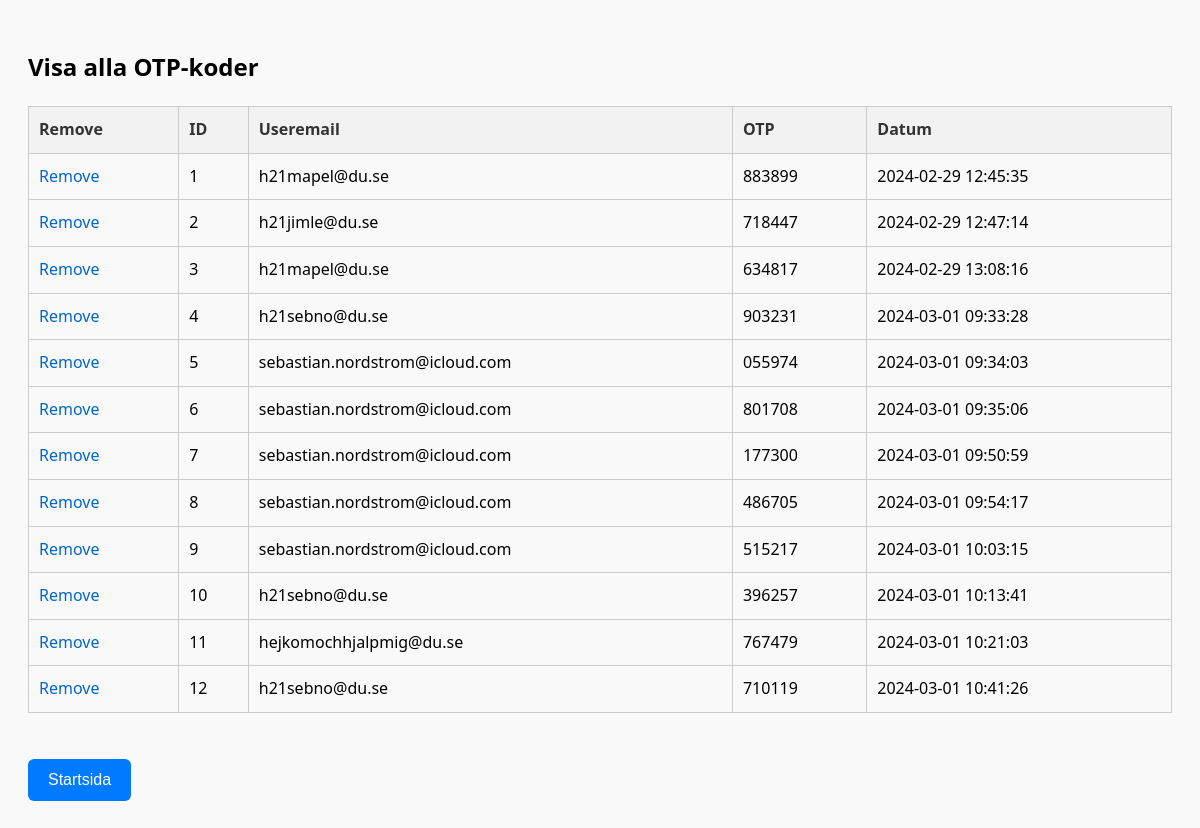
Page /PHP/visaOTP.php on the earlier database version.
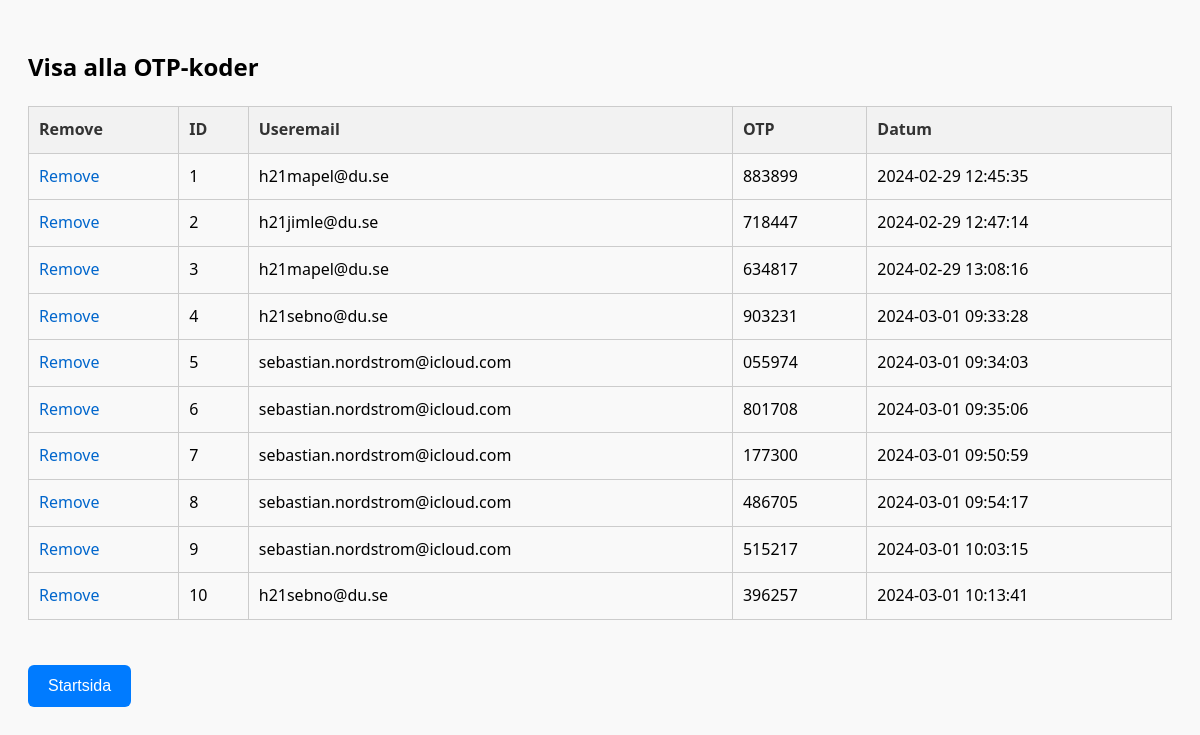
Same page on the later database version.
### tables this page shows
CREATE TABLE otp_table (
    id INTEGER PRIMARY KEY AUTOINCREMENT,
    user_email VARCHAR(255) NOT NULL,
    otp VARCHAR(6) NOT NULL,
    created_at DATETIME DEFAULT CURRENT_TIMESTAMP
);

### PHP/visaOTP.php (the view, shortened to what this page needs)
<!DOCTYPE html>
<html lang="sv">
<head>
    <link rel="stylesheet" type="text/css" href="../CSS/sok.css">
</head>
<body>
    <h2>Visa alla OTP-koder</h2>
    <?php
    $dbh = new PDO('sqlite:../anpassarna.db');
    $sql = "SELECT * FROM otp_table";
    $stmt = $dbh->query($sql);
    $koder = $stmt->fetchAll(PDO::FETCH_ASSOC);
    if ($koder) {
        echo "<table border='1'>";
        echo "
            <tr>
                <th>Remove</th>
                <th>ID</th>
                <th>Useremail</th>
                <th>OTP</th>
                <th>Datum</th>
            </tr>";
        foreach ($koder as $row) {
            echo "<tr>";
            echo "<td><a href='removeOTP.php?id=".$row['id']."'>Remove</a></td>";
            echo "<td>".$row['id']."</td>";
            echo "<td>".$row['user_email']."</td>";
            echo "<td>".$row['otp']."</td>";
            echo "<td>".$row['created_at']."</td>";
            echo "</tr>";
        }
        echo "</table>";
    } else {
        echo "Inga OTP-koder hittades.";
    }
    ?>
    <br>
    <button onclick="window.location.href='../admin.html';">Startsida</button>
</body>
</html>

### CSS/sok.css (style rules this page uses)
body { font-family: 'Segoe UI', Tahoma, Geneva, Verdana, sans-serif; padding: 20px; background-color: #f9f9f9; line-height: 1.6; }
table { width: 100%; border-collapse: collapse; margin: 20px 0; }
table, th, td { border: 1px solid #ccc; }
th, td { padding: 10px; text-align: left; }
th { background-color: #f2f2f2; color: #333; }
tr:nth-child(even) { background-color: #f9f9f9; }
a { color: #06c; text-decoration: none; }
button { background-color: #007bff; color: white; padding: 12px 20px; border: none; border-radius: 6px; cursor: pointer; font-size: 16px; transition: background-color 0.3s; margin-bottom: 0.2rem; }

Differences in the rows shown:
removed otp_table: id "11", user_email "hejkomochhjalpmig@du.se", otp "767479", created_at "2024-03-01 10:21:03"
removed otp_table: id "12", user_email "h21sebno@du.se", otp "710119", created_at "2024-03-01 10:41:26"
